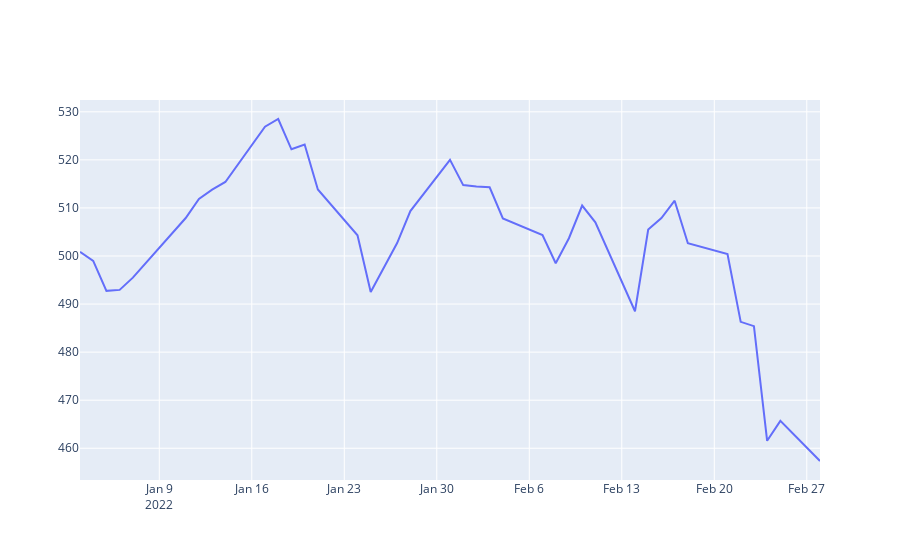

Notebook cell for this chart:
### Code cell
fig = go.Figure([go.Scatter(x= history.index, y = history['High'])])
fig.show()
